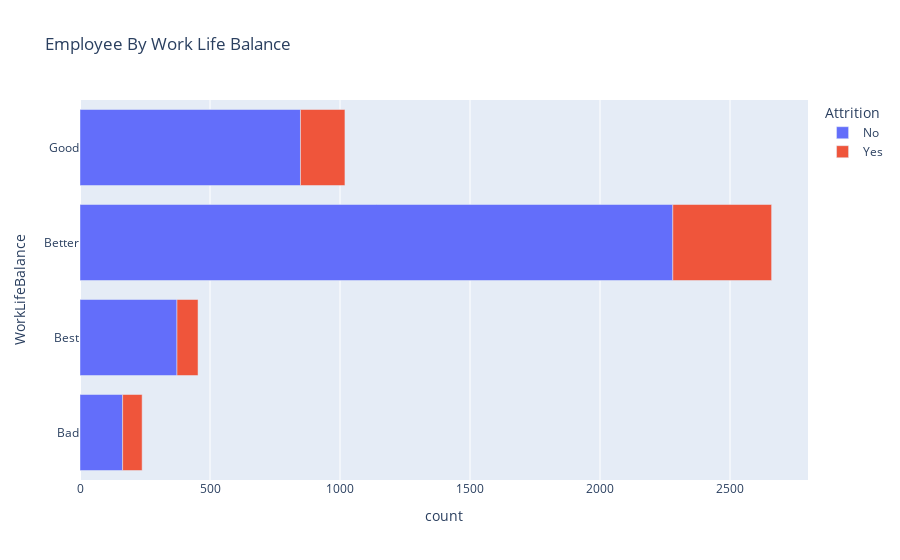

Here is the notebook cell this chart was saved with:
### Markdown cell above
### Employee Table Analysis

### Code cell
import plotly.express as px
# Bar chart (horizontal chart for WorkLifeBalance)
wb_df = df.groupby(['WorkLifeBalance','Attrition'])['EmployeeID'].agg(['count']).reset_index()

fig = px.bar(wb_df, x = 'count', y = 'WorkLifeBalance', orientation = 'h', color = 'Attrition', title = 'Employee By Work Life Balance')
fig.show()

### Figure 1 — Plotly figure (JSON) as saved in the notebook; plotly's stock layout.template omitted (floating-point values rounded to 4 significant figures)
{"data": [{"alignmentgroup": "True", "hovertemplate": "Attrition=No<br>count=%{x}<br>WorkLifeBalance=%{y}<extra></extra>", "legendgroup": "No", "marker": {"color": "#636efa", "pattern": {"shape": ""}}, "name": "No", "offsetgroup": "No", "orientation": "h", "showlegend": true, "textposition": "auto", "type": "bar", "x": [164, 373, 2280, 848], "xaxis": "x", "y": ["Bad", "Best", "Better", "Good"], "yaxis": "y"}, {"alignmentgroup": "True", "hovertemplate": "Attrition=Yes<br>count=%{x}<br>WorkLifeBalance=%{y}<extra></extra>", "legendgroup": "Yes", "marker": {"color": "#EF553B", "pattern": {"shape": ""}}, "name": "Yes", "offsetgroup": "Yes", "orientation": "h", "showlegend": true, "textposition": "auto", "type": "bar", "x": [75, 81, 380, 171], "xaxis": "x", "y": ["Bad", "Best", "Better", "Good"], "yaxis": "y"}], "layout": {"barmode": "relative", "legend": {"title": {"text": "Attrition"}, "tracegroupgap": 0}, "title": {"text": "Employee By Work Life Balance"}, "xaxis": {"anchor": "y", "domain": [0.0, 1.0], "title": {"text": "count"}}, "yaxis": {"anchor": "x", "domain": [0.0, 1.0], "title": {"text": "WorkLifeBalance"}}}}
